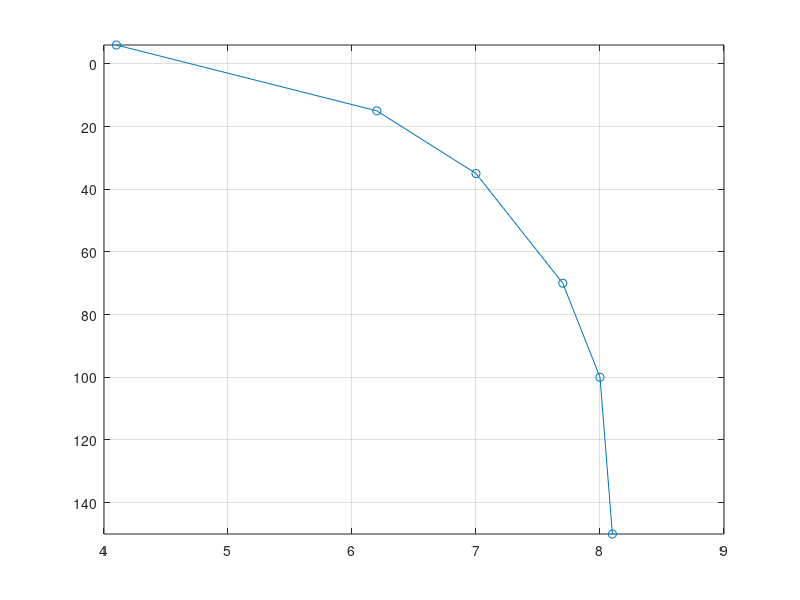

This chart was generated by the following MATLAB code:
% Create 1-D models

close all



% MODEL_02
% VpVs = 1.65;
M = [
   -6.0000    4.17    2.1534
   15.0000    6.60    3.8412
   35.0000    7.86    4.2874
   74.0000    8.05    4.4038
  104.0000    8.15    4.4620
  154.0000    8.25    4.5202
  400.0000    8.76    4.8500
];



% MODEL_03
% VpVs = 1.65;
M = [
    -6.0000   4.1    1
   15.0000    6.2    1
   35.0000    7.0    1
   70.0000    7.7    1
  100.0000    8.0    1
  150.0000    8.1    1
  400.0000    8.5    1
];








plot(M(:,2),M(:,1),'o-')
set(gca,'YDir','reverse');
ylim([-6 150]);
grid on;


